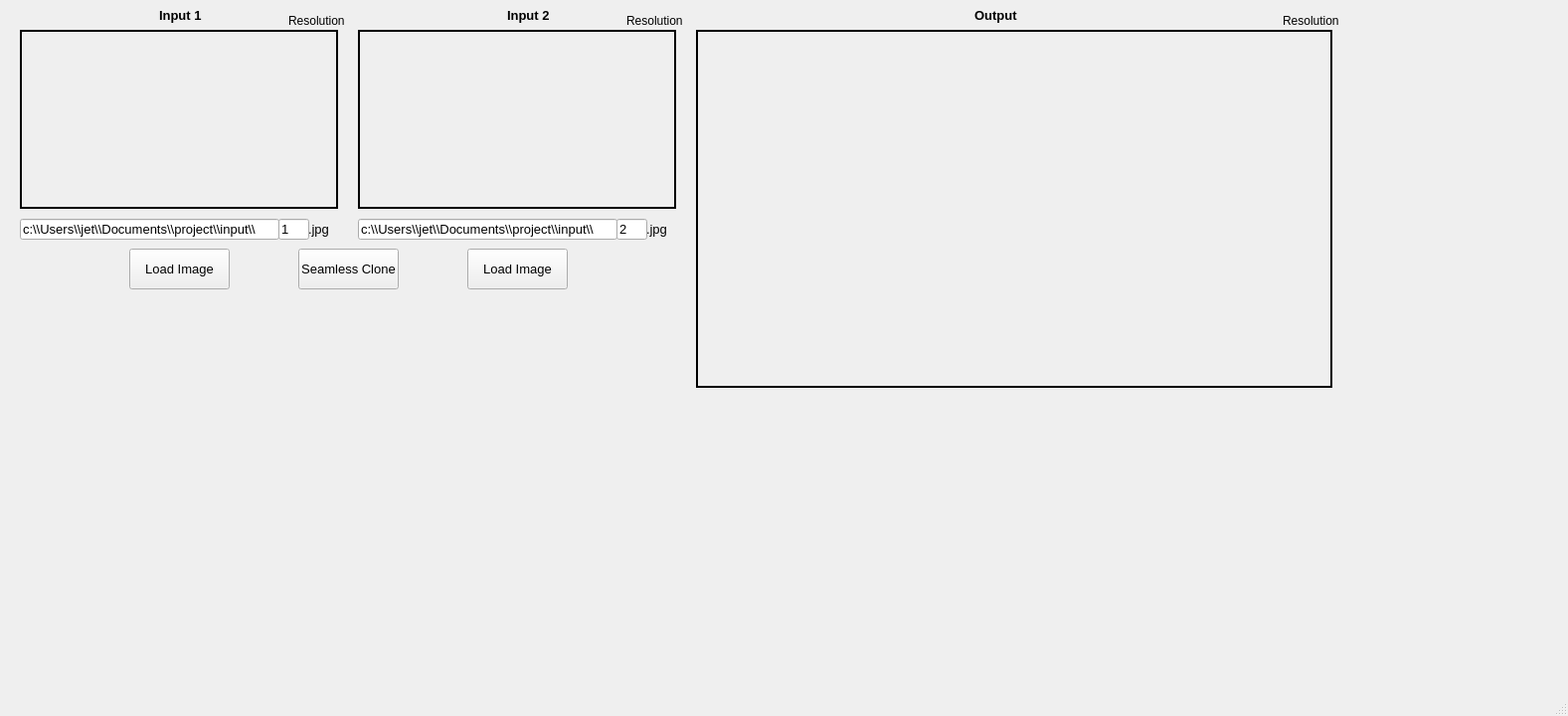
<?xml version="1.0" encoding="UTF-8"?>
<ui version="4.0">
 <class>Clone</class>
 <widget class="QMainWindow" name="Clone">
  <property name="windowModality">
   <enum>Qt::NonModal</enum>
  </property>
  <property name="geometry">
   <rect>
    <x>0</x>
    <y>0</y>
    <width>1577</width>
    <height>720</height>
   </rect>
  </property>
  <property name="windowTitle">
   <string>Clone</string>
  </property>
  <property name="windowIcon">
   <iconset>
    <normaloff>../images/coriander.png</normaloff>../images/coriander.png</iconset>
  </property>
  <property name="autoFillBackground">
   <bool>false</bool>
  </property>
  <widget class="QWidget" name="centralwidget">
   <widget class="QLabel" name="label_input_1">
    <property name="enabled">
     <bool>true</bool>
    </property>
    <property name="geometry">
     <rect>
      <x>20</x>
      <y>30</y>
      <width>320</width>
      <height>180</height>
     </rect>
    </property>
    <property name="frameShape">
     <enum>QFrame::WinPanel</enum>
    </property>
    <property name="text">
     <string/>
    </property>
    <property name="scaledContents">
     <bool>true</bool>
    </property>
    <property name="openExternalLinks">
     <bool>false</bool>
    </property>
   </widget>
   <widget class="QPushButton" name="load_input_1">
    <property name="geometry">
     <rect>
      <x>130</x>
      <y>250</y>
      <width>101</width>
      <height>41</height>
     </rect>
    </property>
    <property name="font">
     <font>
      <family>MS Shell Dlg 2</family>
      <pointsize>10</pointsize>
     </font>
    </property>
    <property name="text">
     <string>Load Image</string>
    </property>
   </widget>
   <widget class="QLineEdit" name="folder_1">
    <property name="geometry">
     <rect>
      <x>20</x>
      <y>220</y>
      <width>261</width>
      <height>21</height>
     </rect>
    </property>
    <property name="font">
     <font>
      <pointsize>10</pointsize>
     </font>
    </property>
    <property name="text">
     <string>c:\\Users\\jet\\Documents\\project\\input\\</string>
    </property>
   </widget>
   <widget class="QLabel" name="label_5">
    <property name="geometry">
     <rect>
      <x>160</x>
      <y>0</y>
      <width>51</width>
      <height>31</height>
     </rect>
    </property>
    <property name="font">
     <font>
      <family>MS Shell Dlg 2</family>
      <pointsize>10</pointsize>
      <weight>75</weight>
      <bold>true</bold>
     </font>
    </property>
    <property name="text">
     <string>Input 1</string>
    </property>
   </widget>
   <widget class="QLineEdit" name="file_1">
    <property name="geometry">
     <rect>
      <x>280</x>
      <y>220</y>
      <width>31</width>
      <height>21</height>
     </rect>
    </property>
    <property name="font">
     <font>
      <pointsize>10</pointsize>
     </font>
    </property>
    <property name="text">
     <string>1</string>
    </property>
   </widget>
   <widget class="QLabel" name="label">
    <property name="geometry">
     <rect>
      <x>310</x>
      <y>220</y>
      <width>51</width>
      <height>21</height>
     </rect>
    </property>
    <property name="font">
     <font>
      <pointsize>10</pointsize>
     </font>
    </property>
    <property name="text">
     <string>.jpg</string>
    </property>
   </widget>
   <widget class="QLineEdit" name="folder_2">
    <property name="geometry">
     <rect>
      <x>360</x>
      <y>220</y>
      <width>261</width>
      <height>21</height>
     </rect>
    </property>
    <property name="font">
     <font>
      <pointsize>10</pointsize>
     </font>
    </property>
    <property name="text">
     <string>c:\\Users\\jet\\Documents\\project\\input\\</string>
    </property>
   </widget>
   <widget class="QLabel" name="label_input_2">
    <property name="enabled">
     <bool>true</bool>
    </property>
    <property name="geometry">
     <rect>
      <x>360</x>
      <y>30</y>
      <width>320</width>
      <height>180</height>
     </rect>
    </property>
    <property name="frameShape">
     <enum>QFrame::WinPanel</enum>
    </property>
    <property name="text">
     <string/>
    </property>
    <property name="scaledContents">
     <bool>true</bool>
    </property>
    <property name="openExternalLinks">
     <bool>false</bool>
    </property>
   </widget>
   <widget class="QLineEdit" name="file_2">
    <property name="geometry">
     <rect>
      <x>620</x>
      <y>220</y>
      <width>31</width>
      <height>21</height>
     </rect>
    </property>
    <property name="font">
     <font>
      <pointsize>10</pointsize>
     </font>
    </property>
    <property name="text">
     <string>2</string>
    </property>
   </widget>
   <widget class="QLabel" name="label_output">
    <property name="enabled">
     <bool>true</bool>
    </property>
    <property name="geometry">
     <rect>
      <x>700</x>
      <y>30</y>
      <width>640</width>
      <height>360</height>
     </rect>
    </property>
    <property name="frameShape">
     <enum>QFrame::WinPanel</enum>
    </property>
    <property name="text">
     <string/>
    </property>
    <property name="scaledContents">
     <bool>true</bool>
    </property>
    <property name="openExternalLinks">
     <bool>false</bool>
    </property>
   </widget>
   <widget class="QPushButton" name="seamless_clone">
    <property name="enabled">
     <bool>true</bool>
    </property>
    <property name="geometry">
     <rect>
      <x>300</x>
      <y>250</y>
      <width>101</width>
      <height>41</height>
     </rect>
    </property>
    <property name="font">
     <font>
      <family>MS Shell Dlg 2</family>
      <pointsize>10</pointsize>
      <weight>50</weight>
      <bold>false</bold>
     </font>
    </property>
    <property name="text">
     <string>Seamless Clone</string>
    </property>
   </widget>
   <widget class="QLabel" name="display_resolution_1">
    <property name="geometry">
     <rect>
      <x>290</x>
      <y>10</y>
      <width>71</width>
      <height>21</height>
     </rect>
    </property>
    <property name="layoutDirection">
     <enum>Qt::RightToLeft</enum>
    </property>
    <property name="text">
     <string>Resolution</string>
    </property>
   </widget>
   <widget class="QLabel" name="display_resolution_2">
    <property name="geometry">
     <rect>
      <x>630</x>
      <y>10</y>
      <width>71</width>
      <height>21</height>
     </rect>
    </property>
    <property name="layoutDirection">
     <enum>Qt::RightToLeft</enum>
    </property>
    <property name="text">
     <string>Resolution</string>
    </property>
   </widget>
   <widget class="QLabel" name="label_6">
    <property name="geometry">
     <rect>
      <x>650</x>
      <y>220</y>
      <width>51</width>
      <height>21</height>
     </rect>
    </property>
    <property name="font">
     <font>
      <pointsize>10</pointsize>
     </font>
    </property>
    <property name="text">
     <string>.jpg</string>
    </property>
   </widget>
   <widget class="QPushButton" name="load_input_2">
    <property name="geometry">
     <rect>
      <x>470</x>
      <y>250</y>
      <width>101</width>
      <height>41</height>
     </rect>
    </property>
    <property name="font">
     <font>
      <family>MS Shell Dlg 2</family>
      <pointsize>10</pointsize>
     </font>
    </property>
    <property name="text">
     <string>Load Image</string>
    </property>
   </widget>
   <widget class="QLabel" name="display_resolution_3">
    <property name="geometry">
     <rect>
      <x>1290</x>
      <y>10</y>
      <width>71</width>
      <height>21</height>
     </rect>
    </property>
    <property name="layoutDirection">
     <enum>Qt::RightToLeft</enum>
    </property>
    <property name="text">
     <string>Resolution</string>
    </property>
   </widget>
   <widget class="QLabel" name="label_7">
    <property name="geometry">
     <rect>
      <x>510</x>
      <y>0</y>
      <width>51</width>
      <height>31</height>
     </rect>
    </property>
    <property name="font">
     <font>
      <family>MS Shell Dlg 2</family>
      <pointsize>10</pointsize>
      <weight>75</weight>
      <bold>true</bold>
     </font>
    </property>
    <property name="text">
     <string>Input 2</string>
    </property>
   </widget>
   <widget class="QLabel" name="label_8">
    <property name="geometry">
     <rect>
      <x>980</x>
      <y>0</y>
      <width>51</width>
      <height>31</height>
     </rect>
    </property>
    <property name="font">
     <font>
      <family>MS Shell Dlg 2</family>
      <pointsize>10</pointsize>
      <weight>75</weight>
      <bold>true</bold>
     </font>
    </property>
    <property name="text">
     <string>Output</string>
    </property>
   </widget>
  </widget>
  <widget class="QMenuBar" name="menubar">
   <property name="geometry">
    <rect>
     <x>0</x>
     <y>0</y>
     <width>1577</width>
     <height>21</height>
    </rect>
   </property>
  </widget>
  <widget class="QStatusBar" name="statusbar"/>
 </widget>
 <resources/>
 <connections/>
</ui>
